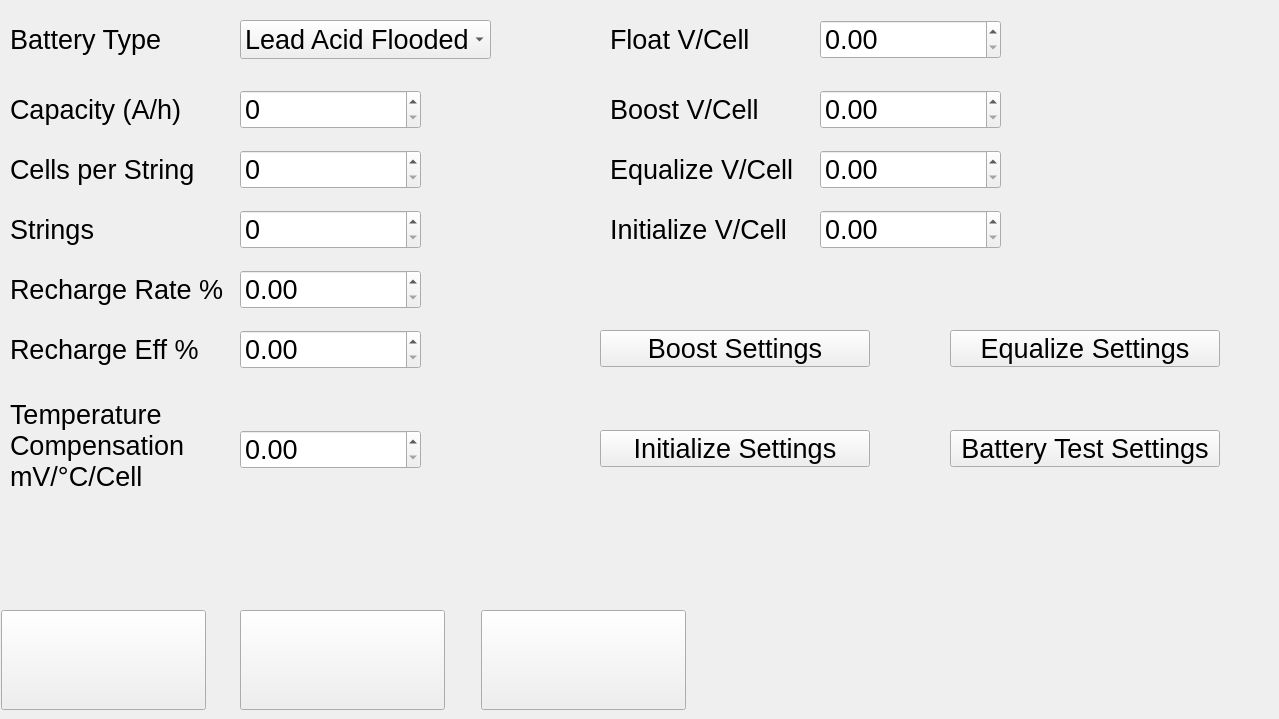
    <widget class="QWidget" name="pageBattery_settings">
     <property name="font">
      <font>
       <pointsize>9</pointsize>
      </font>
     </property>
     <widget class="QLabel" name="label_battery_type">
      <property name="geometry">
       <rect>
        <x>10</x>
        <y>20</y>
        <width>191</width>
        <height>39</height>
       </rect>
      </property>
      <property name="font">
       <font>
        <pointsize>20</pointsize>
       </font>
      </property>
      <property name="text">
       <string>Battery Type</string>
      </property>
     </widget>
     <widget class="QComboBox" name="comboBox_battery_type">
      <property name="geometry">
       <rect>
        <x>240</x>
        <y>20</y>
        <width>251</width>
        <height>39</height>
       </rect>
      </property>
      <property name="font">
       <font>
        <pointsize>20</pointsize>
       </font>
      </property>
      <item>
       <property name="text">
        <string>Lead Acid Flooded</string>
       </property>
      </item>
      <item>
       <property name="text">
        <string>Lead Acid VRLA</string>
       </property>
      </item>
      <item>
       <property name="text">
        <string>NiCad L</string>
       </property>
      </item>
      <item>
       <property name="text">
        <string>NiCad M</string>
       </property>
      </item>
      <item>
       <property name="text">
        <string>NiCad H</string>
       </property>
      </item>
      <item>
       <property name="text">
        <string>Lithium LFP</string>
       </property>
      </item>
     </widget>
     <widget class="QLabel" name="label_capacity">
      <property name="geometry">
       <rect>
        <x>10</x>
        <y>90</y>
        <width>191</width>
        <height>39</height>
       </rect>
      </property>
      <property name="font">
       <font>
        <pointsize>20</pointsize>
       </font>
      </property>
      <property name="text">
       <string>Capacity (A/h)</string>
      </property>
     </widget>
     <widget class="QSpinBox" name="spinBox_capacity">
      <property name="geometry">
       <rect>
        <x>240</x>
        <y>90</y>
        <width>181</width>
        <height>39</height>
       </rect>
      </property>
      <property name="font">
       <font>
        <pointsize>20</pointsize>
       </font>
      </property>
      <property name="maximum">
       <number>9999</number>
      </property>
     </widget>
     <widget class="QLabel" name="label_cells">
      <property name="geometry">
       <rect>
        <x>10</x>
        <y>150</y>
        <width>191</width>
        <height>39</height>
       </rect>
      </property>
      <property name="font">
       <font>
        <pointsize>20</pointsize>
       </font>
      </property>
      <property name="text">
       <string>Cells per String</string>
      </property>
     </widget>
     <widget class="QSpinBox" name="spinBox_cells">
      <property name="geometry">
       <rect>
        <x>240</x>
        <y>150</y>
        <width>181</width>
        <height>39</height>
       </rect>
      </property>
      <property name="font">
       <font>
        <pointsize>20</pointsize>
       </font>
      </property>
      <property name="maximum">
       <number>999</number>
      </property>
     </widget>
     <widget class="QPushButton" name="pushButton_battset_home">
      <property name="geometry">
       <rect>
        <x>1</x>
        <y>610</y>
        <width>205</width>
        <height>100</height>
       </rect>
      </property>
      <property name="text">
       <string/>
      </property>
      <property name="icon">
       <iconset theme="QIcon::ThemeIcon::GoHome"/>
      </property>
      <property name="iconSize">
       <size>
        <width>80</width>
        <height>80</height>
       </size>
      </property>
     </widget>
     <widget class="QPushButton" name="pushButton_battset_back">
      <property name="geometry">
       <rect>
        <x>240</x>
        <y>610</y>
        <width>205</width>
        <height>100</height>
       </rect>
      </property>
      <property name="text">
       <string/>
      </property>
      <property name="icon">
       <iconset theme="QIcon::ThemeIcon::GoPrevious"/>
      </property>
      <property name="iconSize">
       <size>
        <width>80</width>
        <height>80</height>
       </size>
      </property>
     </widget>
     <widget class="QPushButton" name="pushButton_battset_save">
      <property name="geometry">
       <rect>
        <x>481</x>
        <y>610</y>
        <width>205</width>
        <height>100</height>
       </rect>
      </property>
      <property name="text">
       <string/>
      </property>
      <property name="icon">
       <iconset theme="QIcon::ThemeIcon::DocumentSave"/>
      </property>
      <property name="iconSize">
       <size>
        <width>80</width>
        <height>80</height>
       </size>
      </property>
     </widget>
     <widget class="QLabel" name="label_strings">
      <property name="geometry">
       <rect>
        <x>10</x>
        <y>210</y>
        <width>191</width>
        <height>39</height>
       </rect>
      </property>
      <property name="font">
       <font>
        <pointsize>20</pointsize>
       </font>
      </property>
      <property name="text">
       <string>Strings</string>
      </property>
     </widget>
     <widget class="QSpinBox" name="spinBox_strings">
      <property name="geometry">
       <rect>
        <x>240</x>
        <y>210</y>
        <width>181</width>
        <height>39</height>
       </rect>
      </property>
      <property name="font">
       <font>
        <pointsize>20</pointsize>
       </font>
      </property>
     </widget>
     <widget class="QDoubleSpinBox" name="doubleSpinBox_recharge_rate">
      <property name="geometry">
       <rect>
        <x>240</x>
        <y>270</y>
        <width>181</width>
        <height>39</height>
       </rect>
      </property>
      <property name="font">
       <font>
        <pointsize>20</pointsize>
       </font>
      </property>
     </widget>
     <widget class="QLabel" name="label_recharge_rate">
      <property name="geometry">
       <rect>
        <x>10</x>
        <y>270</y>
        <width>230</width>
        <height>39</height>
       </rect>
      </property>
      <property name="font">
       <font>
        <pointsize>20</pointsize>
       </font>
      </property>
      <property name="text">
       <string>Recharge Rate %</string>
      </property>
     </widget>
     <widget class="QLabel" name="label_recharge_eff">
      <property name="geometry">
       <rect>
        <x>10</x>
        <y>330</y>
        <width>191</width>
        <height>39</height>
       </rect>
      </property>
      <property name="font">
       <font>
        <pointsize>20</pointsize>
       </font>
      </property>
      <property name="text">
       <string>Recharge Eff %</string>
      </property>
     </widget>
     <widget class="QDoubleSpinBox" name="doubleSpinBox_recharge_eff">
      <property name="geometry">
       <rect>
        <x>240</x>
        <y>330</y>
        <width>181</width>
        <height>39</height>
       </rect>
      </property>
      <property name="font">
       <font>
        <pointsize>20</pointsize>
       </font>
      </property>
     </widget>
     <widget class="QLabel" name="label_temp_comp">
      <property name="geometry">
       <rect>
        <x>10</x>
        <y>390</y>
        <width>191</width>
        <height>111</height>
       </rect>
      </property>
      <property name="font">
       <font>
        <pointsize>20</pointsize>
       </font>
      </property>
      <property name="text">
       <string>Temperature Compensation mV/°C/Cell</string>
      </property>
      <property name="wordWrap">
       <bool>true</bool>
      </property>
     </widget>
     <widget class="QDoubleSpinBox" name="doubleSpinBox_compensation">
      <property name="geometry">
       <rect>
        <x>240</x>
        <y>430</y>
        <width>181</width>
        <height>39</height>
       </rect>
      </property>
      <property name="font">
       <font>
        <pointsize>20</pointsize>
       </font>
      </property>
     </widget>
     <widget class="QLabel" name="label_float_v_cell">
      <property name="geometry">
       <rect>
        <x>610</x>
        <y>20</y>
        <width>200</width>
        <height>39</height>
       </rect>
      </property>
      <property name="font">
       <font>
        <pointsize>20</pointsize>
       </font>
      </property>
      <property name="text">
       <string>Float V/Cell</string>
      </property>
     </widget>
     <widget class="QDoubleSpinBox" name="doubleSpinBox_float_v_cell">
      <property name="geometry">
       <rect>
        <x>820</x>
        <y>20</y>
        <width>181</width>
        <height>39</height>
       </rect>
      </property>
      <property name="font">
       <font>
        <pointsize>20</pointsize>
       </font>
      </property>
     </widget>
     <widget class="QLabel" name="label_boost_v_cell">
      <property name="geometry">
       <rect>
        <x>610</x>
        <y>90</y>
        <width>200</width>
        <height>39</height>
       </rect>
      </property>
      <property name="font">
       <font>
        <pointsize>20</pointsize>
       </font>
      </property>
      <property name="text">
       <string>Boost V/Cell</string>
      </property>
     </widget>
     <widget class="QDoubleSpinBox" name="doubleSpinBox_boost_v_cell">
      <property name="geometry">
       <rect>
        <x>820</x>
        <y>90</y>
        <width>181</width>
        <height>39</height>
       </rect>
      </property>
      <property name="font">
       <font>
        <pointsize>20</pointsize>
       </font>
      </property>
     </widget>
     <widget class="QLabel" name="label_equalize_v_cell">
      <property name="geometry">
       <rect>
        <x>610</x>
        <y>150</y>
        <width>200</width>
        <height>39</height>
       </rect>
      </property>
      <property name="font">
       <font>
        <pointsize>20</pointsize>
       </font>
      </property>
      <property name="text">
       <string>Equalize V/Cell</string>
      </property>
     </widget>
     <widget class="QDoubleSpinBox" name="doubleSpinBox_equalize_v_cell">
      <property name="geometry">
       <rect>
        <x>820</x>
        <y>150</y>
        <width>181</width>
        <height>39</height>
       </rect>
      </property>
      <property name="font">
       <font>
        <pointsize>20</pointsize>
       </font>
      </property>
     </widget>
     <widget class="QLabel" name="label_initialize_v_cell">
      <property name="geometry">
       <rect>
        <x>610</x>
        <y>210</y>
        <width>200</width>
        <height>39</height>
       </rect>
      </property>
      <property name="font">
       <font>
        <pointsize>20</pointsize>
       </font>
      </property>
      <property name="text">
       <string>Initialize V/Cell</string>
      </property>
     </widget>
     <widget class="QDoubleSpinBox" name="doubleSpinBox_initialize_v_cell">
      <property name="geometry">
       <rect>
        <x>820</x>
        <y>210</y>
        <width>181</width>
        <height>39</height>
       </rect>
      </property>
      <property name="font">
       <font>
        <pointsize>20</pointsize>
       </font>
      </property>
     </widget>
     <widget class="QLabel" name="label_battery_error">
      <property name="geometry">
       <rect>
        <x>429</x>
        <y>80</y>
        <width>171</width>
        <height>150</height>
       </rect>
      </property>
      <property name="font">
       <font>
        <pointsize>14</pointsize>
       </font>
      </property>
      <property name="text">
       <string/>
      </property>
      <property name="alignment">
       <set>Qt::AlignmentFlag::AlignLeading|Qt::AlignmentFlag::AlignLeft|Qt::AlignmentFlag::AlignTop</set>
      </property>
      <property name="wordWrap">
       <bool>true</bool>
      </property>
     </widget>
     <widget class="QLabel" name="label_float_error">
      <property name="geometry">
       <rect>
        <x>1010</x>
        <y>20</y>
        <width>260</width>
        <height>39</height>
       </rect>
      </property>
      <property name="font">
       <font>
        <pointsize>14</pointsize>
       </font>
      </property>
      <property name="text">
       <string/>
      </property>
      <property name="alignment">
       <set>Qt::AlignmentFlag::AlignLeading|Qt::AlignmentFlag::AlignLeft|Qt::AlignmentFlag::AlignVCenter</set>
      </property>
      <property name="wordWrap">
       <bool>true</bool>
      </property>
     </widget>
     <widget class="QLabel" name="label_boost_error">
      <property name="geometry">
       <rect>
        <x>1010</x>
        <y>90</y>
        <width>260</width>
        <height>39</height>
       </rect>
      </property>
      <property name="font">
       <font>
        <pointsize>14</pointsize>
       </font>
      </property>
      <property name="text">
       <string/>
      </property>
      <property name="alignment">
       <set>Qt::AlignmentFlag::AlignLeading|Qt::AlignmentFlag::AlignLeft|Qt::AlignmentFlag::AlignVCenter</set>
      </property>
      <property name="wordWrap">
       <bool>true</bool>
      </property>
     </widget>
     <widget class="QLabel" name="label_equalize_error">
      <property name="geometry">
       <rect>
        <x>1010</x>
        <y>150</y>
        <width>260</width>
        <height>39</height>
       </rect>
      </property>
      <property name="font">
       <font>
        <pointsize>14</pointsize>
       </font>
      </property>
      <property name="text">
       <string/>
      </property>
      <property name="alignment">
       <set>Qt::AlignmentFlag::AlignLeading|Qt::AlignmentFlag::AlignLeft|Qt::AlignmentFlag::AlignVCenter</set>
      </property>
      <property name="wordWrap">
       <bool>true</bool>
      </property>
     </widget>
     <widget class="QLabel" name="label_initialize_error">
      <property name="geometry">
       <rect>
        <x>1010</x>
        <y>210</y>
        <width>260</width>
        <height>39</height>
       </rect>
      </property>
      <property name="font">
       <font>
        <pointsize>14</pointsize>
       </font>
      </property>
      <property name="text">
       <string/>
      </property>
      <property name="alignment">
       <set>Qt::AlignmentFlag::AlignLeading|Qt::AlignmentFlag::AlignLeft|Qt::AlignmentFlag::AlignVCenter</set>
      </property>
      <property name="wordWrap">
       <bool>true</bool>
      </property>
     </widget>
     <widget class="QLabel" name="label_battset_status">
      <property name="geometry">
       <rect>
        <x>10</x>
        <y>540</y>
        <width>590</width>
        <height>50</height>
       </rect>
      </property>
      <property name="font">
       <font>
        <pointsize>16</pointsize>
       </font>
      </property>
      <property name="text">
       <string/>
      </property>
      <property name="alignment">
       <set>Qt::AlignmentFlag::AlignLeading|Qt::AlignmentFlag::AlignLeft|Qt::AlignmentFlag::AlignVCenter</set>
      </property>
      <property name="wordWrap">
       <bool>true</bool>
      </property>
     </widget>
     <widget class="QPushButton" name="pushButton_8">
      <property name="geometry">
       <rect>
        <x>600</x>
        <y>330</y>
        <width>270</width>
        <height>37</height>
       </rect>
      </property>
      <property name="font">
       <font>
        <pointsize>20</pointsize>
       </font>
      </property>
      <property name="text">
       <string>Boost Settings</string>
      </property>
     </widget>
     <widget class="QPushButton" name="pushButton_9">
      <property name="geometry">
       <rect>
        <x>950</x>
        <y>330</y>
        <width>270</width>
        <height>37</height>
       </rect>
      </property>
      <property name="font">
       <font>
        <pointsize>20</pointsize>
       </font>
      </property>
      <property name="text">
       <string>Equalize Settings</string>
      </property>
     </widget>
     <widget class="QPushButton" name="pushButton_10">
      <property name="geometry">
       <rect>
        <x>600</x>
        <y>430</y>
        <width>270</width>
        <height>37</height>
       </rect>
      </property>
      <property name="font">
       <font>
        <pointsize>20</pointsize>
       </font>
      </property>
      <property name="text">
       <string>Initialize Settings</string>
      </property>
     </widget>
     <widget class="QPushButton" name="pushButton_11">
      <property name="geometry">
       <rect>
        <x>950</x>
        <y>430</y>
        <width>270</width>
        <height>37</height>
       </rect>
      </property>
      <property name="font">
       <font>
        <pointsize>20</pointsize>
       </font>
      </property>
      <property name="text">
       <string>Battery Test Settings</string>
      </property>
     </widget>
    </widget>
